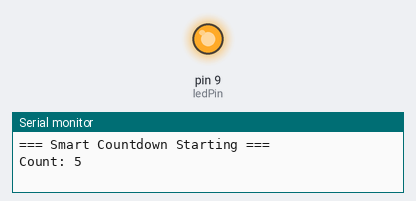
Simulated run of this sketch. Board: Arduino Uno, built with avr-gcc and run on an emulated ATmega328P. Shown: output pins drawn as LEDs (lit = HIGH), the last lines printed to the serial monitor.

Above: at 0.1 s.
At 9.2 s:
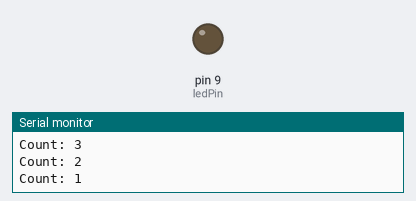
Timing chart, 0 to 10.7 s (numbered marks = the images above):
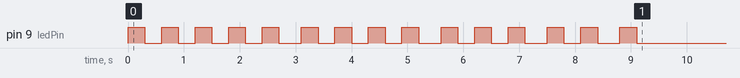

The sketch:

arduinoassingment38.ino
```cpp
int startValue = 5;
int ledPin = 9;

void flashLED(int times) {
  int flashCount = 0;

  while (flashCount < times) {
    digitalWrite(ledPin, HIGH);
    delay(300);
    digitalWrite(ledPin, LOW);
    delay(300);
    flashCount = flashCount + 1;
  }
}

void setup() {
  pinMode(ledPin, OUTPUT);
  Serial.begin(9600);

  Serial.println("=== Smart Countdown Starting ===");

  int count = startValue;

  while (count > 0) {
    Serial.print("Count: ");
    Serial.println(count);

    flashLED(count);

    delay(100);
    count = count - 1;
  }

  Serial.println("=== Countdown Complete ===");
}

void loop() {
  // Empty
}
```
